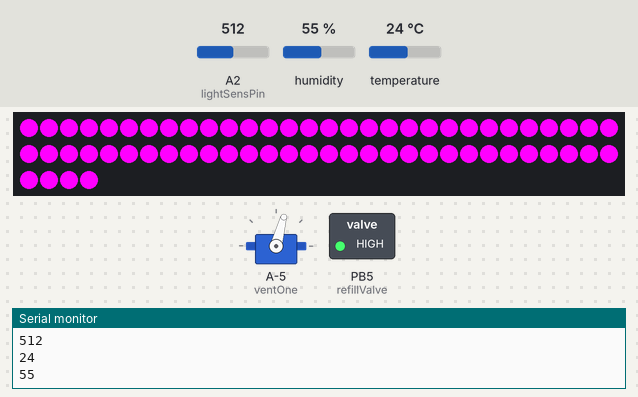
Bench run of a sketch on a simulated ATtiny85, built with avr-gcc and run on an emulated ATtiny85. Parts: 64 RGB LEDs in strip order, left to right, continuing on the next row, servo, switched loads named in the sketch (green lamp = pin HIGH), the last lines printed to the serial monitor. The inputs (shaded band) are chosen by the test bench; at power-on: A2 (lightSensPin) = 512, temperature 24 °C, humidity 55 %.

Above: at 3.4 s.
3.5 s: A2 (lightSensPin) set to 541
6.9 s: A2 (lightSensPin) set to 559
At 8.2 s:
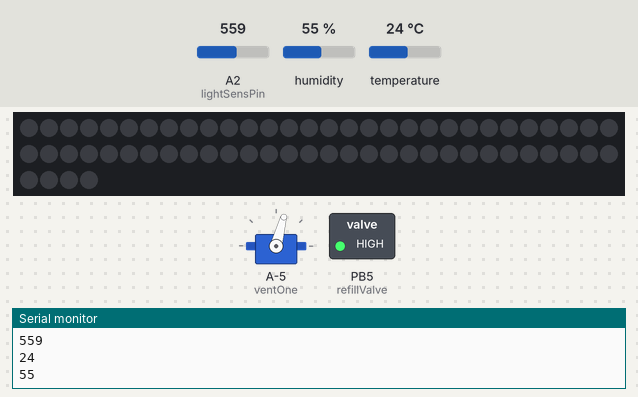
10.3 s: temperature set to 22.8 °C
13.7 s: temperature set to 21.4 °C
At 16.5 s:
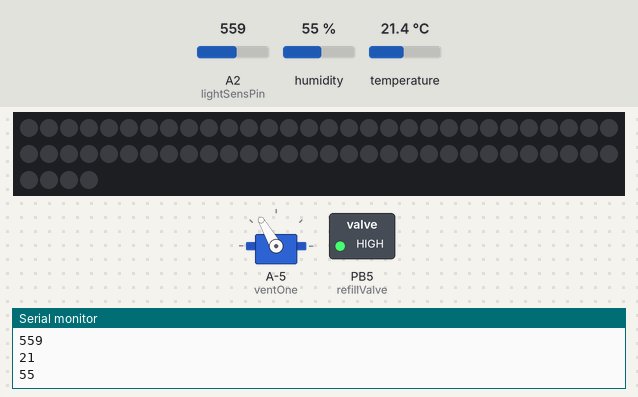
17.1 s: temperature set to 28 °C
At 19.3 s:
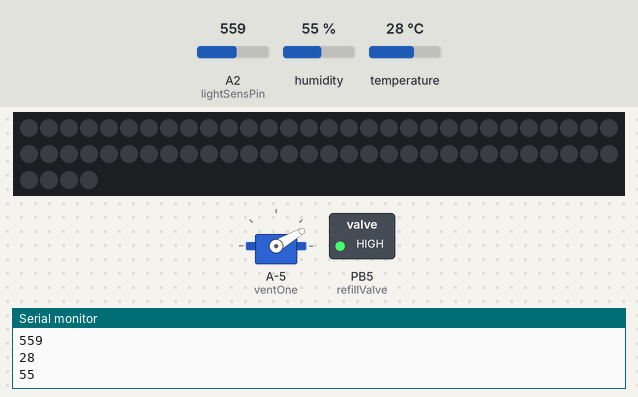
20.5 s: A2 (lightSensPin) set to 540
At 22.0 s:
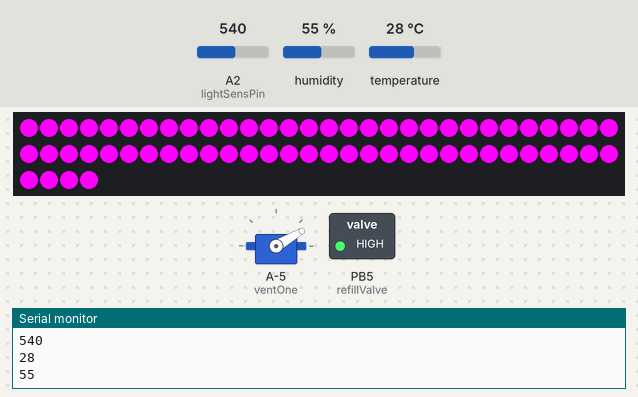
Timing chart, 0 to 23.5 s (numbered marks = the images above; inputs shaded):
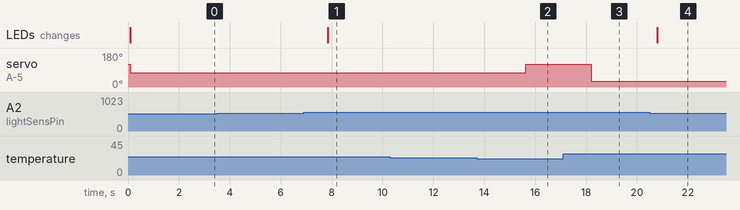

The sketch:

GreenhouseProject_WithSens.ino
```cpp
// variable setup

#include <Servo.h>

#include "Adafruit_SHTC3.h"
Adafruit_SHTC3 shtc3 = Adafruit_SHTC3();

#include <Adafruit_NeoPixel.h>
#ifdef __AVR__
  #include <avr/power.h>
#endif
#define LED_PIN 3
#define NUMPIXELS 64
Adafruit_NeoPixel pixels(NUMPIXELS, LED_PIN, NEO_GRB + NEO_KHZ800);
#define DELAYVAL 500

int tempSensPin = A0;
int RHSensPin = A1;
int lightSensPin = A2;
int irrigationTime = 1;
int irrigationInterval = 360;
int irrigationStatus = 0;
int hours = 0;
int minutes1 = 0;
int minutes2 = 0;
int timePast = 0;
int lightThreshold = 550;
int temperature = 70;
int humidity1 = 60;

int lowWaterPin = 2;
int highWaterPin = 4;
int refillValve = 5;
int heaterPin = 7;
int pumpPin = 8;
int fanPin = 12;
int irrigationPin = 13;
int ventOne = 9;

Servo servoOne;


void setup() {
  // put your setup code here, to run once:
  #if defined(__AVR_ATtiny85__) && (F_CPU == 16000000)
  clock_prescale_set(clock_div_1);
  #endif
  pixels.begin();

  pinMode(lowWaterPin, INPUT_PULLUP);
  pinMode(highWaterPin, INPUT_PULLUP);

  pinMode(refillValve, OUTPUT);
  pinMode(heaterPin, OUTPUT);
  pinMode(pumpPin, OUTPUT);
  pinMode(fanPin, OUTPUT);
  pinMode(irrigationPin, OUTPUT);

  digitalWrite(refillValve, HIGH);
  digitalWrite(heaterPin, LOW);
  digitalWrite(pumpPin, HIGH);
  digitalWrite(fanPin, HIGH);
  digitalWrite(irrigationPin, HIGH);

  servoOne.attach(ventOne);


  servoOne.write(120);

  Serial.begin(9600);

  while (!Serial)
   delay(10);     // will pause Zero, Leonardo, etc until serial console opens

  Serial.println("SHTC3 test");
  if (! shtc3.begin()) {
    Serial.println("Couldn't find SHTC3");
    while (1) delay(1);
  }
  Serial.println("Found SHTC3 sensor");
  Serial.println(irrigationInterval);
}

void loop() {
  // put your main code here, to run repeatedly:

  sensors_event_t humidity, temp;
  shtc3.getEvent(&humidity, &temp);// populate temp and humidity objects with fresh data
  lightSensPin = analogRead(A2);
  Serial.println(lightSensPin);


  if (lightSensPin < lightThreshold){
      pixels.fill(pixels.Color(255, 0, 255), 0, 64);
      pixels.show();
  }
  else {
      pixels.fill(pixels.Color(0, 0, 0), 0, 64);
      pixels.show();
  }

  if (lowWaterPin == HIGH) {
     digitalWrite(refillValve, LOW);
       while (highWaterPin== HIGH) {
         delay(1000);
       }
     digitalWrite(refillValve, HIGH);
   }
temperature = temp.temperature;
humidity1 = humidity.relative_humidity;
Serial.println(temperature);
Serial.println(humidity1);

  if (temperature > 29) {
     servoOne.write(30);
     delay(2500);
     digitalWrite(fanPin, LOW);
     digitalWrite(pumpPin, LOW);
     digitalWrite(heaterPin, LOW);
   }
   else if (temperature> 24 & humidity1 < 50){
     servoOne.write(30);
     delay(2500);
     digitalWrite(fanPin, LOW);
     digitalWrite(pumpPin, LOW);
      digitalWrite(heaterPin, LOW);
   }
   else if (temperature> 24) {
     servoOne.write(30);
     delay(2500);
     digitalWrite(fanPin, LOW);
     digitalWrite(heaterPin, LOW);
     digitalWrite(pumpPin, HIGH);

   }
   else if (temperature < 22) {
     servoOne.write(120);
     delay(2500);
     digitalWrite(heaterPin, HIGH);
     digitalWrite(pumpPin, HIGH);
     digitalWrite(fanPin, HIGH);
   }
   else{
     servoOne.write(75);
     delay(2500);
     digitalWrite(fanPin, HIGH);
     digitalWrite(heaterPin, LOW);
     digitalWrite(pumpPin, HIGH);
   }

  minutes1 = millis()/60/1000-minutes2;
Serial.println(minutes1);
  if(minutes1 >= irrigationInterval & irrigationStatus == 0) {
    minutes2 = minutes2+360;
    irrigationStatus =1;
    digitalWrite(irrigationPin, LOW);
  }
  else if(minutes1>=irrigationTime & irrigationStatus == 1) {
    minutes2 = minutes2+1;
    irrigationStatus=0;
    digitalWrite(irrigationPin, HIGH);
  }


}
```

Measured:
- the behaviour switches between 549 and 550 on A2 (lightSensPin) (found by bisection; images 0 and 1)
- the behaviour switches between 22 and 21.9 °C on temperature (found by bisection; images 1 and 2)
- after the input at 6.9 s, the LEDs: change after 0.96 s (image 1)
- after the input at 13.7 s, servo on A-5 (ventOne): 75° → 120° after 1.9 s
- after the input at 17.1 s, servo on A-5 (ventOne): 120° → 30° after 1.1 s
- after the input at 20.5 s, the LEDs: change after 0.30 s (image 4)
